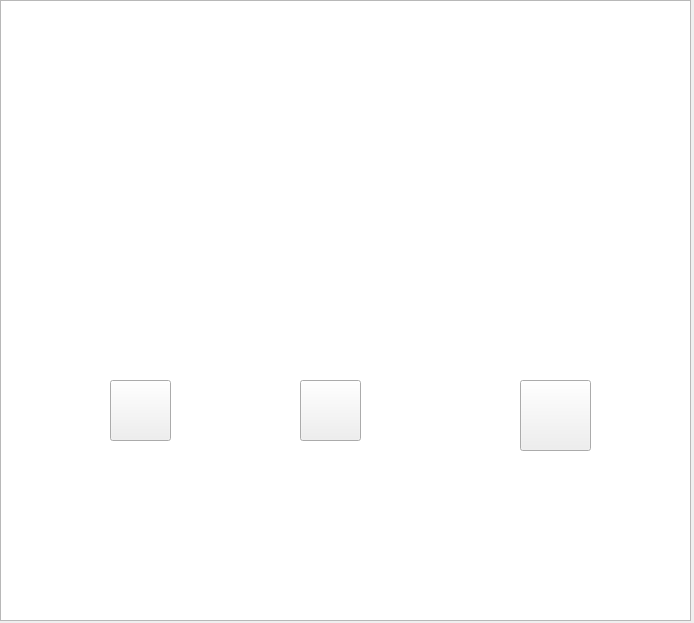
<?xml version="1.0" encoding="UTF-8"?>
<ui version="4.0">
 <class>MainWindow</class>
 <widget class="QMainWindow" name="MainWindow">
  <property name="geometry">
   <rect>
    <x>0</x>
    <y>0</y>
    <width>694</width>
    <height>623</height>
   </rect>
  </property>
  <property name="minimumSize">
   <size>
    <width>694</width>
    <height>0</height>
   </size>
  </property>
  <property name="windowTitle">
   <string>MainWindow</string>
  </property>
  <property name="windowIcon">
   <iconset resource="../Users/rkdms/김가은_영상처리/기말/final.qrc">
    <normaloff>:/icon/camera.png</normaloff>:/icon/camera.png</iconset>
  </property>
  <property name="styleSheet">
   <string notr="true"/>
  </property>
  <widget class="QWidget" name="centralwidget">
   <widget class="QPushButton" name="cameraButton">
    <property name="geometry">
     <rect>
      <x>110</x>
      <y>380</y>
      <width>61</width>
      <height>61</height>
     </rect>
    </property>
    <property name="styleSheet">
     <string notr="true">border-image:url(&quot;C:/Users/rkdms/김가은_영상처리/기말/camera.png&quot;);</string>
    </property>
    <property name="text">
     <string/>
    </property>
   </widget>
   <widget class="QPushButton" name="photoButton">
    <property name="geometry">
     <rect>
      <x>300</x>
      <y>380</y>
      <width>61</width>
      <height>61</height>
     </rect>
    </property>
    <property name="styleSheet">
     <string notr="true">border-image:url(&quot;C:/Users/rkdms/김가은_영상처리/기말/photo.png&quot;);</string>
    </property>
    <property name="text">
     <string/>
    </property>
   </widget>
   <widget class="QPushButton" name="layoutButton">
    <property name="geometry">
     <rect>
      <x>520</x>
      <y>380</y>
      <width>71</width>
      <height>71</height>
     </rect>
    </property>
    <property name="styleSheet">
     <string notr="true">border-image:url(&quot;C:/Users/rkdms/김가은_영상처리/기말/layout.png&quot;);</string>
    </property>
    <property name="text">
     <string/>
    </property>
   </widget>
   <widget class="QGraphicsView" name="graphicsView">
    <property name="geometry">
     <rect>
      <x>0</x>
      <y>0</y>
      <width>691</width>
      <height>621</height>
     </rect>
    </property>
    <property name="styleSheet">
     <string notr="true">border-image:url(&quot;C:/Users/rkdms/김가은_영상처리/기말/background.jpg&quot;);</string>
    </property>
   </widget>
   <zorder>graphicsView</zorder>
   <zorder>cameraButton</zorder>
   <zorder>photoButton</zorder>
   <zorder>layoutButton</zorder>
  </widget>
  <widget class="QMenuBar" name="menubar">
   <property name="geometry">
    <rect>
     <x>0</x>
     <y>0</y>
     <width>694</width>
     <height>22</height>
    </rect>
   </property>
  </widget>
 </widget>
 <resources>
 </resources>
 <connections/>
</ui>
